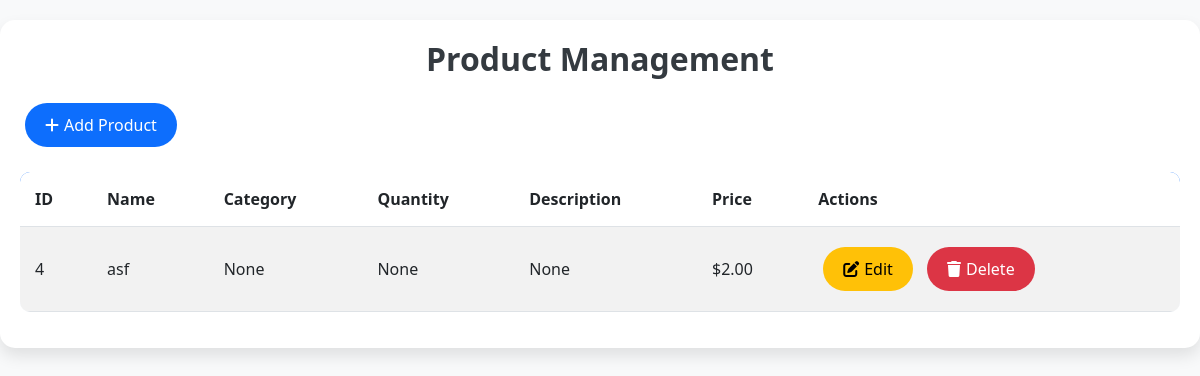
The page /shop_products/ on the database as committed earlier.
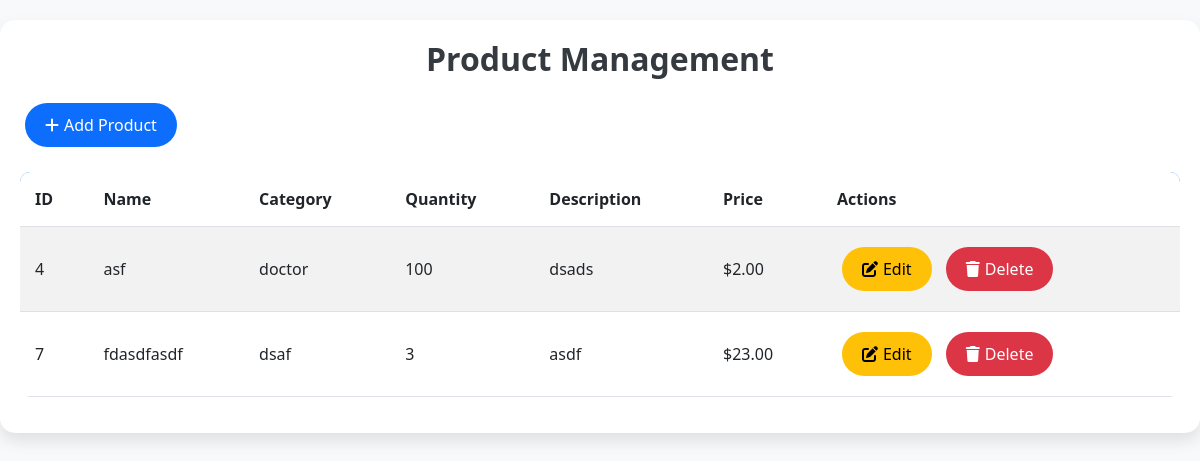
The same page on the database as committed later.
### petpalaceapp/models.py (models this page shows, shortened)
class Product(models.Model):
    name = models.CharField(max_length=100, null=True, blank=True)
    category = models.CharField(max_length=100, null=True, blank=True)
    quantity= models.IntegerField(null=True, blank=True)
    description = models.TextField(null=True, blank=True)
    price = models.DecimalField(max_digits=10, decimal_places=2, null=True, blank=True)
    image = models.ImageField(upload_to='products', null=True, blank=True)

### petpalaceapp/views.py (the view)
# urls.py: path('shop_products/', views.shop_products, name='shop_products'),
def shop_products(request):
    products = Product.objects.all()
    return render(request, 'shop_products.html', {'products': products})

### petpalaceapp/templates/shop_products.html (shortened to what this page needs)
<!DOCTYPE html>
<html lang="en">
<head>
    <link href="https://cdn.jsdelivr.net/npm/bootstrap@5.3.0-alpha1/dist/css/bootstrap.min.css" rel="stylesheet">
    <link href="https://cdnjs.cloudflare.com/ajax/libs/font-awesome/6.0.0-beta3/css/all.min.css" rel="stylesheet">
</head>
<body>
    <div class="table-container">
        <h2>Product Management</h2>
        <button class="btn btn-primary btn-custom" data-bs-toggle="modal" data-bs-target="#addProductModal">
            <i class="fas fa-plus fa-icon"></i>Add Product
        </button>
        <table class="table table-striped">
            <thead>
                <tr>
                    <th>ID</th>
                    <th>Name</th>
                    <th>Category</th>
                    <th>Quantity</th>
                    <th>Description</th>
                    <th>Price</th>
                    <th>Actions</th>
                </tr>
            </thead>
            <tbody>
                {% for product in products %}
                <tr>
                    <td>{{ product.id }}</td>
                    <td>{{ product.name }}</td>
                    <td>{{ product.category }}</td>
                    <td>{{ product.quantity }}</td>
                    <td>{{ product.description }}</td>
                    <td>${{ product.price }}</td>
                    <td class="actions">
                        <button class="btn btn-warning btn-custom" data-bs-toggle="modal" data-bs-target="#editProductModal{{ product.id }}">
                            <i class="fas fa-edit fa-icon"></i>Edit
                        </button>
                        <a href="{% url 'delete_product' product.id %}" style="display:inline;">
                            <button type="submit" class="btn btn-danger btn-custom">
                                <i class="fas fa-trash fa-icon"></i>Delete
                            </button>
                        </a>
                    </td>
                </tr>
                {% endfor %}
            </tbody>
        </table>
    </div>
</body>
</html>

Rows that differ between the two databases and show on the page:
changed Product "asf": category "None" → "doctor"; quantity "None" → "100"; description "None" → "dsads"
added Product: id "7", name "fdasdfasdf", category "dsaf", quantity "3", description "asdf", price "23.00"
